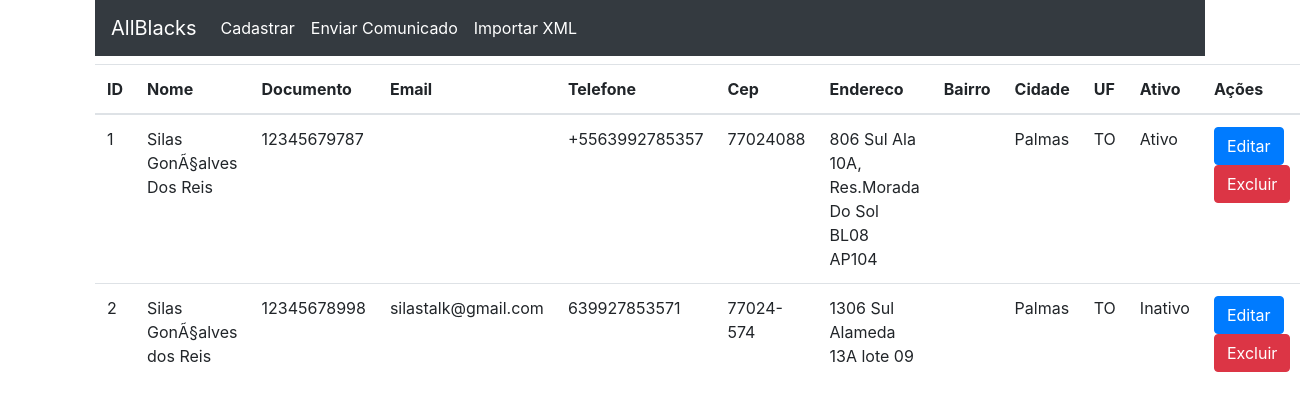
The app's page /, older data.
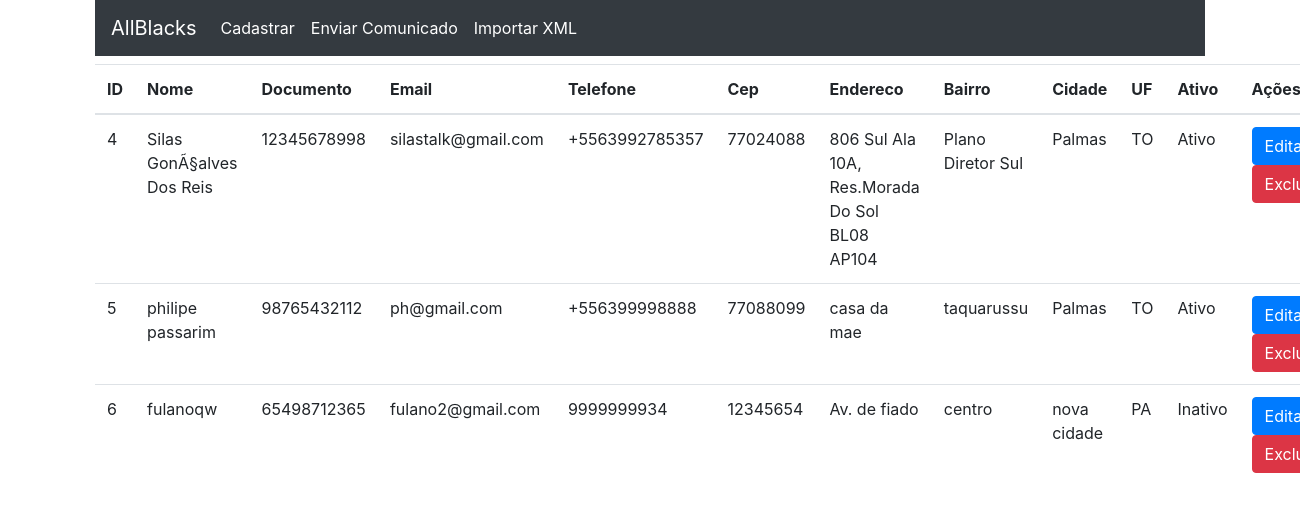
The same page, newer data.
### tables this page shows
CREATE TABLE IF NOT EXISTS `torcedores` (
  `id` int(11) NOT NULL AUTO_INCREMENT,
  `nome` varchar(100) NOT NULL,
  `documento` varchar(11) NOT NULL,
  `email` varchar(50) DEFAULT NULL,
  `telefone` varchar(15) DEFAULT NULL,
  `cep` varchar(9) NOT NULL,
  `endereco` varchar(100) NOT NULL,
  `bairro` varchar(50) NOT NULL,
  `cidade` varchar(50) NOT NULL,
  `uf` varchar(2) NOT NULL,
  `ativo` enum('1','') DEFAULT NULL,
  PRIMARY KEY (`id`)
);

### app/Db/Database.php (called while the page is built, shortened)
<?php
class Database{
    private $table;
    private $connection;
    public function __construct($table = null)
    {
        $this->table = $table;
    }
    private function setConnection(){
        try{
            $this->connection = new PDO('mysql:host='.self::HOST.';dbname='.self::DBNAME,self::USER,self::PASSWORD);
            $this->connection->setAttribute(PDO::ATTR_ERRMODE, PDO::ERRMODE_EXCEPTION);
        }catch(PDOException $e){
            die('ERROR: '.$e->getMessage());
        }
    }
    public function execute($query, $params = []){
        try{
            $statement = $this->connection->prepare($query);
            $statement->execute($params);
            return $statement;
        }catch(PDOException $e){
            die('ERROR: '.$e->getMessage());
        }
    }
    public function select($where = null, $order = null, $limit = null, $fields = '*'){
        $where = strlen($where) ? 'WHERE '.$where : '';
        $order = strlen($order) ? 'ORDER BY '.$order : '';
        $limit = strlen($limit) ? 'LIMIT '.$limit : '';
        $query = 'SELECT '.$fields.' FROM '.$this->table.' '.$where.' '.$order.' '.$limit;
        return $this->execute($query);
    }
}

### app/Entity/Torcedor.php (called while the page is built, shortened)
<?php
class Torcedor{
    public static function getTorcedores($where = null, $order = null, $limit = null){
        return (new Database('torcedores'))->select($where, $order, $limit)
                                            ->fetchAll(PDO::FETCH_CLASS, self::class);
    }
}

### index.php (called while the page is built, shortened)
<?php
$torcedores = Torcedor::getTorcedores();
include __DIR__.'/includes/header.php';
include __DIR__.'/includes/list.php';
include __DIR__.'/includes/footer.php';

### includes/list.php (the view, shortened to what this page needs)
<?php
$resultados = '';
foreach($torcedores as $torcedor){
    $resultados .= '<tr>
                        <td>'.$torcedor->id.'</td>
                        <td>'.$torcedor->nome.'</td>
                        <td>'.$torcedor->documento.'</td>
                        <td>'.$torcedor->email.'</td>
                        <td>'.$torcedor->telefone.'</td>
                        <td>'.$torcedor->cep.'</td>
                        <td>'.$torcedor->endereco.'</td>
                        <td>'.$torcedor->bairro.'</td>
                        <td>'.$torcedor->cidade.'</td>
                        <td>'.$torcedor->uf.'</td>
                        <td>'.($torcedor->ativo == 1 ? 'Ativo' : 'Inativo').'</td>
                        <td>
                            <a href="editar.php?id='.$torcedor->id.'">
                                <button type="button" class="btn btn-primary">Editar</button>
                            </a>
                            <a href="excluir.php?id='.$torcedor->id.'">
                                <button type="button" class="btn btn-danger">Excluir</button>
                            </a>
                        </td>
                    </tr>';
}
?>
<main>
    <section>
        <table class="table mt-2">
            <thead>
                <tr>
                    <th>ID</th>
                    <th>Nome</th>
                    <th>Documento</th>
                    <th>Email</th>
                    <th>Telefone</th>
                    <th>Cep</th>
                    <th>Endereco</th>
                    <th>Bairro</th>
                    <th>Cidade</th>
                    <th>UF</th>
                    <th>Ativo</th>
                    <th>Ações</th>
                </tr>
            </thead>
            <tbody>
                <?=$resultados?>
            </tbody>
    </section>
</main>

Row changes from the older to the newer data that the page shows:
removed torcedores: id "1", nome "Silas GonÃ§alves Dos Reis", documento "12345679787", telefone "+5563992785357", cep "77024088", endereco "806 Sul Ala 10A, Res.Morada Do Sol BL08 AP104", cidade "Palmas", uf "TO", ativo "Ativo"
removed torcedores: id "2", nome "Silas GonÃ§alves dos Reis", documento "12345678998", email "silastalk@gmail.com", telefone "639927853571", cep "77024-574", endereco "1306 Sul Alameda 13A lote 09", cidade "Palmas", uf "TO", ativo "Inativo"
added torcedores: id "4", nome "Silas GonÃ§alves Dos Reis", documento "12345678998", email "silastalk@gmail.com", telefone "+5563992785357", cep "77024088", endereco "806 Sul Ala 10A, Res.Morada Do Sol BL08 AP104", bairro "Plano Diretor Sul", cidade "Palmas", uf "TO", ativo "Ativo"
added torcedores: id "5", nome "philipe passarim", documento "98765432112", email "ph@gmail.com", telefone "+556399998888", cep "77088099", endereco "casa da mae", bairro "taquarussu", cidade "Palmas", uf "TO", ativo "Ativo"
added torcedores: id "6", nome "fulanoqw", documento "65498712365", email "fulano2@gmail.com", telefone "9999999934", cep "12345654", endereco "Av. de fiado", bairro "centro", cidade "nova cidade", uf "PA", ativo "Inativo"
